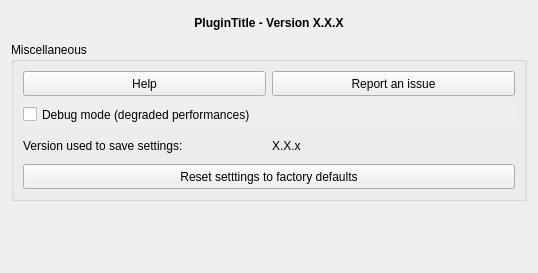
<?xml version="1.0" encoding="UTF-8"?>
<ui version="4.0">
 <class>Form</class>
 <widget class="QWidget" name="Form">
  <property name="geometry">
   <rect>
    <x>0</x>
    <y>0</y>
    <width>538</width>
    <height>273</height>
   </rect>
  </property>
  <property name="windowTitle">
   <string>Form</string>
  </property>
  <property name="locale">
   <locale language="English" country="UnitedStates"/>
  </property>
  <layout class="QVBoxLayout" name="verticalLayout">
   <item>
    <widget class="QLabel" name="lbl_title">
     <property name="minimumSize">
      <size>
       <width>0</width>
       <height>25</height>
      </size>
     </property>
     <property name="maximumSize">
      <size>
       <width>16777215</width>
       <height>30</height>
      </size>
     </property>
     <property name="font">
      <font>
       <weight>75</weight>
       <bold>true</bold>
      </font>
     </property>
     <property name="locale">
      <locale language="English" country="UnitedStates"/>
     </property>
     <property name="text">
      <string>&lt;html&gt;&lt;head/&gt;&lt;body&gt;&lt;p align=&quot;center&quot;&gt;&lt;span style=&quot; font-weight:600;&quot;&gt;PluginTitle - Version X.X.X&lt;/span&gt;&lt;/p&gt;&lt;/body&gt;&lt;/html&gt;</string>
     </property>
     <property name="scaledContents">
      <bool>true</bool>
     </property>
     <property name="alignment">
      <set>Qt::AlignCenter</set>
     </property>
     <property name="wordWrap">
      <bool>true</bool>
     </property>
     <property name="openExternalLinks">
      <bool>false</bool>
     </property>
     <property name="textInteractionFlags">
      <set>Qt::TextSelectableByMouse</set>
     </property>
    </widget>
   </item>
   <item>
    <widget class="QGroupBox" name="grp_misc">
     <property name="minimumSize">
      <size>
       <width>0</width>
       <height>100</height>
      </size>
     </property>
     <property name="locale">
      <locale language="English" country="UnitedStates"/>
     </property>
     <property name="title">
      <string>Miscellaneous</string>
     </property>
     <property name="flat">
      <bool>false</bool>
     </property>
     <layout class="QGridLayout" name="gridLayout">
      <item row="2" column="1">
       <widget class="QLabel" name="lbl_version_saved_value">
        <property name="minimumSize">
         <size>
          <width>0</width>
          <height>25</height>
         </size>
        </property>
        <property name="maximumSize">
         <size>
          <width>16777215</width>
          <height>30</height>
         </size>
        </property>
        <property name="locale">
         <locale language="English" country="UnitedStates"/>
        </property>
        <property name="text">
         <string notr="true">X.X.x</string>
        </property>
        <property name="textInteractionFlags">
         <set>Qt::NoTextInteraction</set>
        </property>
       </widget>
      </item>
      <item row="0" column="1">
       <widget class="QPushButton" name="btn_report">
        <property name="minimumSize">
         <size>
          <width>200</width>
          <height>25</height>
         </size>
        </property>
        <property name="maximumSize">
         <size>
          <width>500</width>
          <height>30</height>
         </size>
        </property>
        <property name="locale">
         <locale language="English" country="UnitedStates"/>
        </property>
        <property name="text">
         <string>Report an issue</string>
        </property>
       </widget>
      </item>
      <item row="2" column="0">
       <widget class="QLabel" name="lbl_version_saved">
        <property name="minimumSize">
         <size>
          <width>0</width>
          <height>25</height>
         </size>
        </property>
        <property name="maximumSize">
         <size>
          <width>16777215</width>
          <height>30</height>
         </size>
        </property>
        <property name="locale">
         <locale language="English" country="UnitedStates"/>
        </property>
        <property name="text">
         <string>Version used to save settings:</string>
        </property>
       </widget>
      </item>
      <item row="0" column="0">
       <widget class="QPushButton" name="btn_help">
        <property name="minimumSize">
         <size>
          <width>200</width>
          <height>25</height>
         </size>
        </property>
        <property name="maximumSize">
         <size>
          <width>500</width>
          <height>30</height>
         </size>
        </property>
        <property name="locale">
         <locale language="English" country="UnitedStates"/>
        </property>
        <property name="text">
         <string>Help</string>
        </property>
       </widget>
      </item>
      <item row="3" column="0" colspan="2">
       <widget class="QPushButton" name="btn_reset">
        <property name="minimumSize">
         <size>
          <width>200</width>
          <height>25</height>
         </size>
        </property>
        <property name="maximumSize">
         <size>
          <width>16777215</width>
          <height>30</height>
         </size>
        </property>
        <property name="autoFillBackground">
         <bool>true</bool>
        </property>
        <property name="text">
         <string>Reset setttings to factory defaults</string>
        </property>
       </widget>
      </item>
      <item row="1" column="0" colspan="2">
       <widget class="QCheckBox" name="opt_debug">
        <property name="minimumSize">
         <size>
          <width>0</width>
          <height>25</height>
         </size>
        </property>
        <property name="maximumSize">
         <size>
          <width>16777215</width>
          <height>30</height>
         </size>
        </property>
        <property name="toolTip">
         <string>Enable debug mode.</string>
        </property>
        <property name="autoFillBackground">
         <bool>true</bool>
        </property>
        <property name="locale">
         <locale language="English" country="UnitedStates"/>
        </property>
        <property name="text">
         <string>Debug mode (degraded performances)</string>
        </property>
        <property name="tristate">
         <bool>false</bool>
        </property>
       </widget>
      </item>
     </layout>
    </widget>
   </item>
   <item>
    <spacer name="verticalSpacer">
     <property name="orientation">
      <enum>Qt::Vertical</enum>
     </property>
     <property name="sizeHint" stdset="0">
      <size>
       <width>20</width>
       <height>56</height>
      </size>
     </property>
    </spacer>
   </item>
  </layout>
 </widget>
 <resources/>
 <connections/>
</ui>
